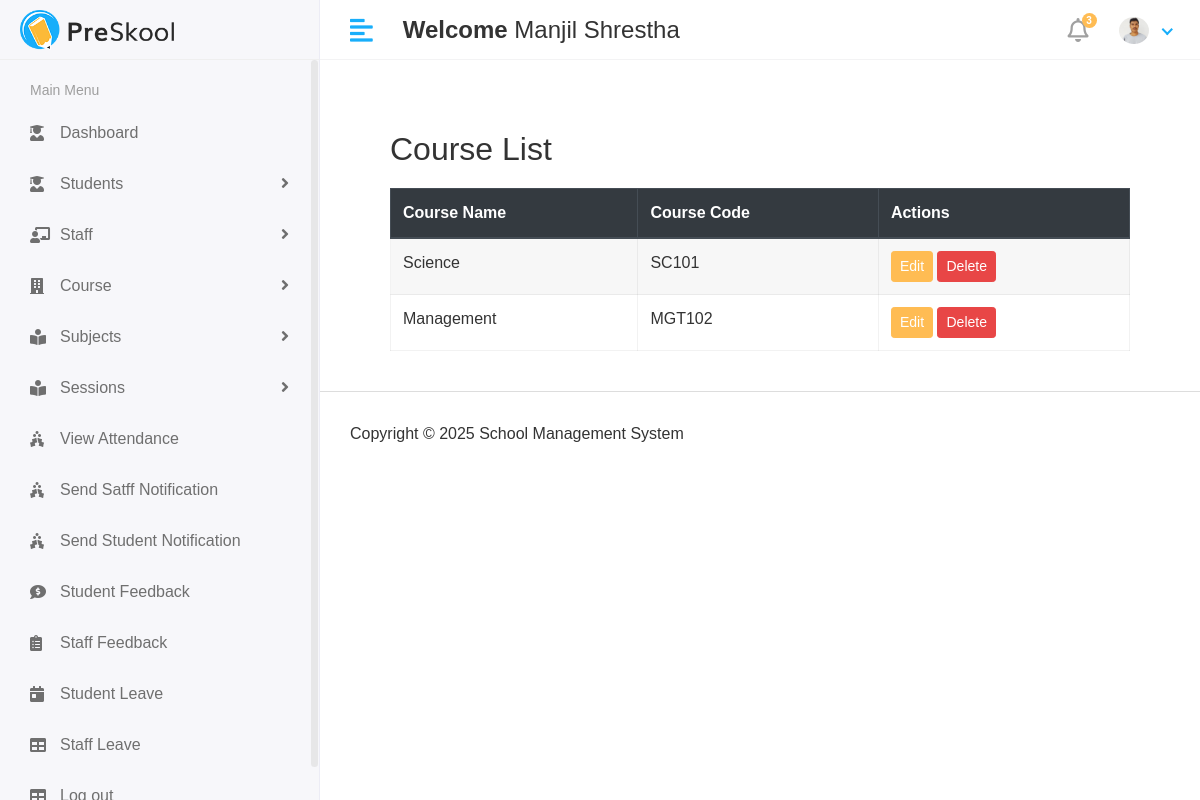
The page /Hod/Course/view (signed in) on the database its author committed.
### app/models.py (models this page shows, shortened)
class CustomUser(AbstractUser):
   USER= (
      (1,'hod'),
      (2,'staff'),
      (3,'student'),
    )
   user_type=models.CharField(choices=USER,max_length=50,default=1)
   profile_pic = models.ImageField(upload_to='media/profile_pics')

class course(models.Model):
    course_name = models.CharField(max_length=100)
    course_code = models.CharField(max_length=10)
    course_created_date = models.DateField(auto_now_add=True)
    course_updated_date = models.DateField(auto_now=True)

### school_management_system/Hod_Views.py (the view)
# urls.py: path('Hod/Course/view',Hod_Views.view_course,name='view_course'),
@login_required(login_url='/')
def view_course(request):
    courses = course.objects.all()
    context = {
        'courses': courses,
    }
    return render(request, 'Hod/view_course.html', context)

### templates/Hod/view_course.html (shortened to what this page needs)
{%extends 'base.html'%}
{%block content%}
<div class="container" style="padding: 40px; font-family: Arial, sans-serif;">
    <h2 style="color: #333; margin-bottom: 20px;">Course List</h2>
    <div class="table-responsive">
        <table id="studentTable" class="table table-striped table-bordered" style="width: 100%; background: #fff;">
            <thead class="thead-dark">
                <tr>
                    <th>Course Name</th>
                    <th>Course Code</th>
                    <th>Actions</th>
                </tr>
            </thead>
            <tbody>
                {% for i in courses %}
                <tr>
                    <td>{{ i.course_name}}</td>
                    <td>{{ i.course_code }}</td>
                    <td>
                        <a href="{% url 'edit_course' i.id%}" class="btn btn-primary btn-sm">Edit</a>
                        <a href="{% url 'delete_course' i.id%}" class="btn btn-danger btn-sm" onclick="return confirm('Are you sure you want to delete this course?');">Delete</a>
                    </td>
                </tr>
                {% endfor %}
            </tbody>
        </table>
    </div>
</div>
{% endblock %}

### templates/includes/header.html (shortened to what this page needs)
{% load static %}
<div class="header">
            <div class="header-left">
               <a href="" class="logo">
               <img src="{% static 'assets/img/logo.png'%}" alt="Logo">
               </a>
            </div>
            <a href="javascript:void(0);" id="toggle_btn">
            <i class="fas fa-align-left"></i>
            </a>
            <div class="top-nav-search mt-3" >
               <h4><strong>Welcome</strong>&nbsp;<span>{{user.first_name}} {{user.last_name}}</span></h4>
            </div>
            <ul class="nav user-menu">
               <li class="nav-item dropdown noti-dropdown">
                  <a href="#" class="dropdown-toggle nav-link" data-toggle="dropdown">
                  <i class="far fa-bell"></i> <span class="badge badge-pill">3</span>
                  </a>
               </li>
               <li class="nav-item dropdown has-arrow">
                  <a href="#" class="dropdown-toggle nav-link" data-toggle="dropdown">
                    <span class="user-img">
                     {% if user.profile_pic and user.profile_pic.url %}
                        <span class="user-img">
                           <img class="rounded-circle" src="{{ user.profile_pic.url }}" width="30" alt="Profile">
                        </span>
                     {% else %}
                        <span class="user-img">
                           <img class="rounded-circle" src="{% static 'assets/img/noimg.png' %}" width="30" alt="Profile">
                           <span class="status online"></span>
                        </span>
                     {% endif %}
                                 </span>
                  </a>
               </li>
            </ul>
         </div>

### static/assets/css/style.css (style rules this page uses)
html { height: 100%; }
body { background-color: #fff; color: #333; font-family: 'Poppins', sans-serif; font-size: 1rem; height: 100%; line-height: 1.5; overflow-x: hidden; }
h1, h2, h3, h4, h5, h6 { font-family: 'Poppins', sans-serif; margin-top: 0; }
a { color: #009ce7; }
input, button, a { transition: all 0.4s ease; -moz-transition: all 0.4s ease; -o-transition: all 0.4s ease; -ms-transition: all 0.4s ease; -webkit-transition: all 0.4s ease; }
ul, ol { padding: 0px; list-style: none; }
.table { color: #333; max-width: 100%; margin-bottom: 0; width: 100%; }
.table-striped > tbody > tr:nth-of-type(2n+1) { background-color: #f8f9fa; }
.table thead tr th { font-weight: 600; }
.table tbody tr { border-bottom: 1px solid rgba(0, 0, 0, 0.05); }
.table-striped thead tr { border-color: transparent; }
.table-striped tbody tr { border-color: transparent; }
.table-striped tbody tr:nth-of-type(even) { background-color: rgba(255, 255, 255, 0.3); }
.table-striped tbody tr:nth-of-type(odd) { background-color: rgba(235, 235, 235, 0.4); }
.table-bordered { border: 1px solid rgba(0, 0, 0, 0.05) !important; }
.table-bordered th, .table-bordered td { border-color: rgba(0, 0, 0, 0.05); }
.btn-primary { background-color: #FFBC53; border: 1px solid #FFBC53; }
.btn-danger { background-color: #e84646; border: 1px solid #e84646; }
.header { background-color: #fff; border-bottom: 1px solid #f3f3f4; left: 0; position: fixed; right: 0; top: 0; z-index: 1001; height: 60px; }
.header .header-left { float: left; height: 60px; padding: 0 20px; position: relative; width: 320px; z-index: 1; transition: all 0.2s ease-in-out; background-color: #f7f7fa; border-bottom: 1px solid #efefef; border-right: 1px solid #ececf5; display: flex; align-items: center; }
.header .header-left .logo { display: inline-block; line-height: 60px; }
.header .header-left .logo img { max-height: 40px; width: auto; }
.header .dropdown-toggle:after { display: none; }
.header .has-arrow .dropdown-toggle:after { border-top: 0; border-left: 0; border-bottom: 2px solid #18aefa; border-right: 2px solid #18aefa; content: ''; height: 8px; display: inline-block; pointer-events: none; -webkit-transform-origin: 66% 66%; -ms-transform-origin: 66% 66%; transform-origin: 66% 66%; -webkit-transform: rotate(45deg); -ms-transform: rotate(45deg); transform: rotate(45deg); -webkit-transition: all 0.15s ease-in-out; transition: all 0.15s ease-in-out; width: 8px; vertical-align: 0px; }
.user-menu { float: right; margin: 0; position: relative; z-index: 99; padding-right: 15px; }
.user-menu.nav > li > a { color: #a0a0a0; font-size: 14px; line-height: 58px; padding: 0 15px; height: 60px; }
.user-img { margin-right: 3px; position: relative; }
.top-nav-search { float: left; margin-left: 15px; }
.user-menu.nav > li > a .badge { background-color: #FFBC53; display: block; font-size: 10px; font-weight: bold; height: 15px; width: 15px; position: absolute; right: 7px; top: 13px; color: #fff; padding: 3px; }
.user-menu.nav > li > a > i { font-size: 1.5rem; line-height: 60px; }
@media (min-width: 992px) { #toggle_btn { align-items: center; color: #18aefa; display: inline-flex; float: left; font-size: 26px; height: 60px; justify-content: center; margin-left: 15px; padding: 0 15px; } }

### rows shown on the page
CustomUser: first_name "Manjil", last_name "Shrestha", profile_pic (picture)
course: course_name "Science", course_code "SC101"
course: course_name "Management", course_code "MGT102"
